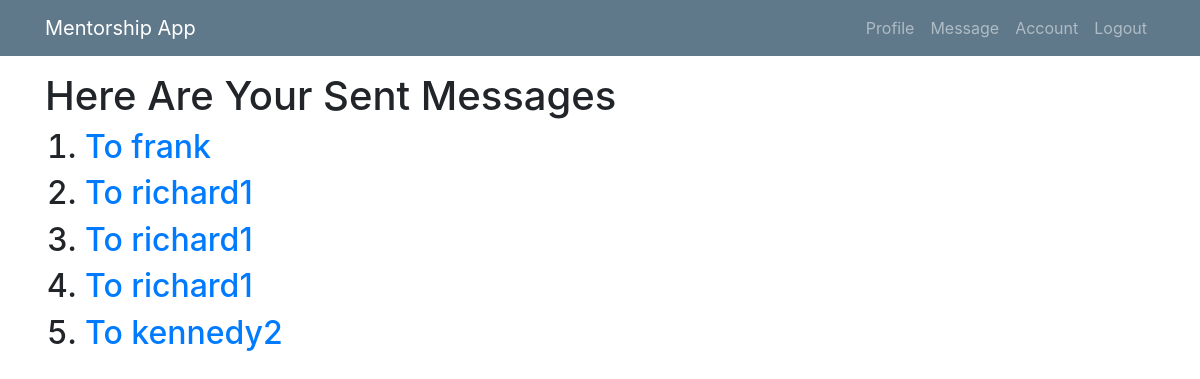
Page /list-message/ (signed in) on the committed database.
### mentee/models.py (models this page shows, shortened)
class Msg(models.Model):
    sender = models.ForeignKey(User, related_name="sender", on_delete=models.CASCADE, null=True)
    receipient = models.ForeignKey(User, related_name="receipient", on_delete=models.CASCADE)
    msg_content = models.TextField(max_length=100)
    sent_at = models.DateTimeField(null=True, blank=True)
    comment = models.TextField(blank=True, null=True)
    comment_at = models.DateTimeField(blank=True, null=True)
    is_approved = models.BooleanField(default=False, verbose_name="Approve?")
    date_approved = models.DateTimeField(blank=True, null=True)
    class Meta:
        ordering = ['-sent_at']

class User(AbstractUser):
    is_mentee = models.BooleanField(default=False)
    is_mentor = models.BooleanField(default=False)

### mentee/views/mentee.py (the view)
# urls.py: path('list-message/', mentee.MessageListView.as_view(), name='list'),
class MessageListView(LoginRequiredMixin, UserPassesTestMixin, ListView):
    model = Msg
    template_name = 'menti/listmessages.html'
    context_object_name = 'sentmesso'
    def test_func(self):
        return self.request.user.is_mentee
    def get_queryset(self):
        return self.model.objects.filter(sender=self.request.user)

### mentee/templates/menti/listmessages.html
{% extends 'menti/base.html' %}
{% block content %}
<h1>Here Are Your Sent Messages</h1>
     {% if sentmesso %}
  <ol>
      {% for messo in sentmesso %}
      <h2><li><a href="{% url 'sent' pk=messo.pk %}">To {{ messo.receipient }} </a></li></h2>
      {% endfor %}
  </ol>
{% else %}
<p>There Are no sent Messages</p>
{% endif %}
{% endblock %}

### mentee/static/mentee/main.css (style rules this page uses)
body { background: #fafafa; color: #333333; margin-top: 5rem; }
h1, h2, h3, h4, h5, h6 { color: #444444; }

### rows in the picture
Msg: receipient "frank"
Msg: receipient "richard1"
Msg: receipient "richard1"
Msg: receipient "richard1"
Msg: receipient "kennedy2"
